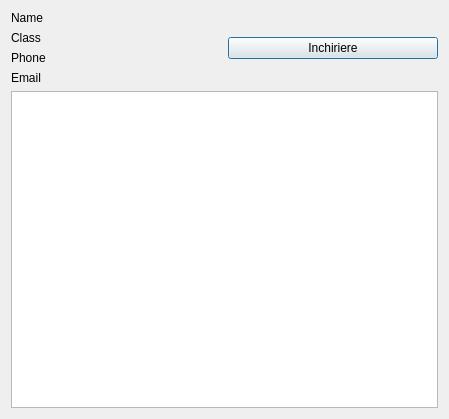
<?xml version="1.0" encoding="UTF-8"?>
<ui version="4.0">
 <class>Dialog</class>
 <widget class="QDialog" name="Dialog">
  <property name="geometry">
   <rect>
    <x>0</x>
    <y>0</y>
    <width>449</width>
    <height>419</height>
   </rect>
  </property>
  <property name="windowTitle">
   <string>Elev</string>
  </property>
  <layout class="QGridLayout" name="gridLayout">
   <item row="0" column="0">
    <layout class="QVBoxLayout" name="verticalLayout">
     <item>
      <widget class="QLabel" name="name_label">
       <property name="text">
        <string>Name</string>
       </property>
      </widget>
     </item>
     <item>
      <widget class="QLabel" name="class_label">
       <property name="text">
        <string>Class</string>
       </property>
      </widget>
     </item>
     <item>
      <widget class="QLabel" name="phone_label">
       <property name="text">
        <string>Phone</string>
       </property>
      </widget>
     </item>
     <item>
      <widget class="QLabel" name="email_label">
       <property name="text">
        <string>Email</string>
       </property>
      </widget>
     </item>
    </layout>
   </item>
   <item row="0" column="1">
    <widget class="QPushButton" name="borrow_button">
     <property name="text">
      <string>Inchiriere</string>
     </property>
    </widget>
   </item>
   <item row="1" column="0" colspan="2">
    <widget class="QTableWidget" name="table"/>
   </item>
  </layout>
 </widget>
 <resources/>
 <connections/>
</ui>
